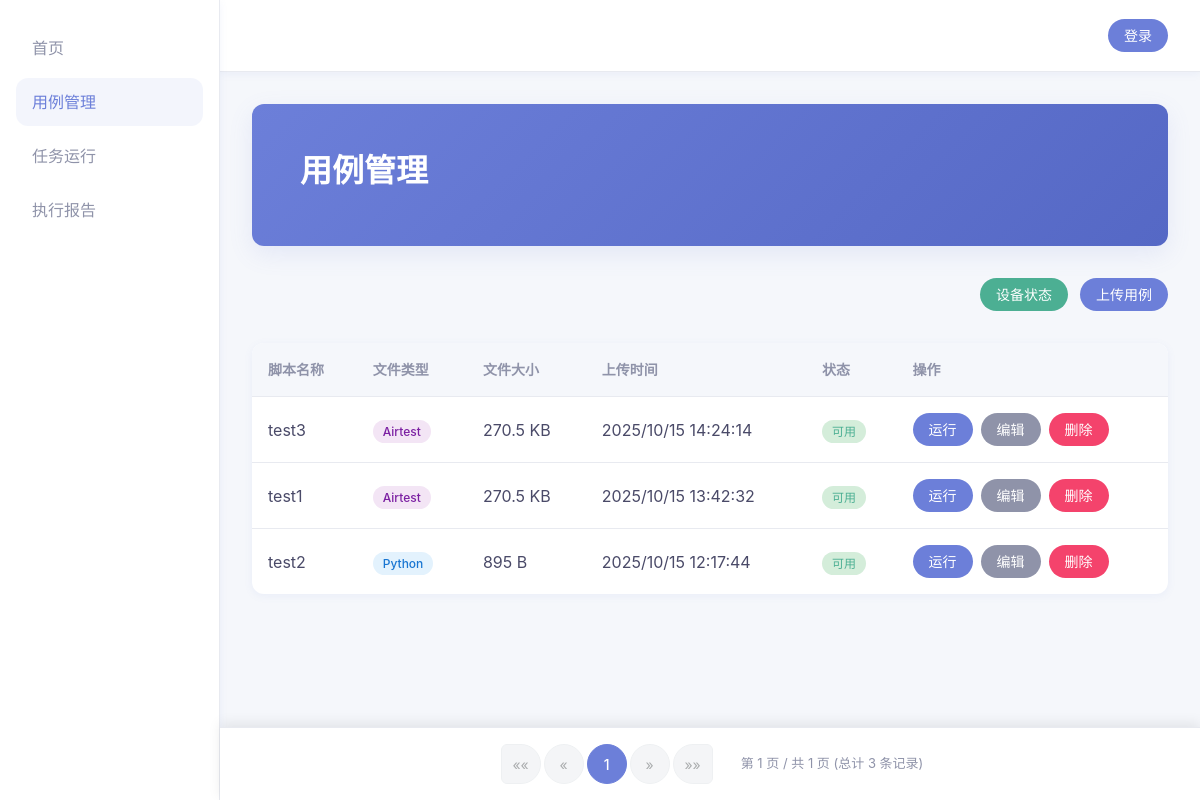
The page /cases/ on the database its author committed.
### cases/models.py (models this page shows, shortened)
class TestCase(models.Model):
    FILE_TYPE_CHOICES = [
        ('python', 'Python'),
        ('airtest', 'Airtest'),
    ]
    STATUS_CHOICES = [
        ('available', '可用'),
        ('unavailable', '不可用'),
        ('processing', '处理中'),
    ]
    name = models.CharField(max_length=255, verbose_name="脚本名称")
    file_path = models.CharField(max_length=500, verbose_name="文件路径")
    file_type = models.CharField(max_length=10, choices=FILE_TYPE_CHOICES, verbose_name="文件类型")
    file_size = models.IntegerField(verbose_name="文件大小(字节)")
    upload_time = models.DateTimeField(default=timezone.now, verbose_name="上传时间")
    status = models.CharField(max_length=20, choices=STATUS_CHOICES, default='processing', verbose_name="状态")
    class Meta:
        verbose_name = "测试用例"
        verbose_name_plural = "测试用例"
        ordering = ['-upload_time']
    def get_file_size_display(self):
        if self.file_size < 1024:
            return f"{self.file_size} B"
        elif self.file_size < 1024 * 1024:
            return f"{self.file_size / 1024:.1f} KB"
        else:
            return f"{self.file_size / (1024 * 1024):.1f} MB"

### cases/views.py (the view, shortened to what this page needs)
# urls.py: path('', views.case_list, name='case_list'),          # 用例管理首页
def case_list(request):
    form = TestCaseUploadForm()
    all_cases = TestCase.objects.all()
    paginator = Paginator(all_cases, 10)  # 每页显示10条
    page = request.GET.get('page', 1)
    try:
        cases = paginator.page(page)
    except PageNotAnInteger:
        cases = paginator.page(1)
    except EmptyPage:
        cases = paginator.page(paginator.num_pages)
    all_devices = []
    device_stats = {
        "total": 0,
        "online": 0,
        "offline": 0,
        "android": 0,
        "ios": 0,
    }
    return render(request, 'cases/case_list.html', {
        "cases": cases,
        "nav": "cases",
        "stats": device_stats,
        "devices": all_devices,
        "form": form
    })

### templates/cases/case_list.html (shortened to what this page needs)
{% extends 'base.html' %}
{% load static %}
{% block extra_css %}
<link rel="stylesheet" href="{% static 'cases/css/cases.css' %}">
{% endblock %}
{% block banner %}
<section class="banner">
    <h1>用例管理</h1>
</section>
{% endblock %}
{% block content %}
<div class="page-actions">
    <button class="btn btn-success rounded-pill" data-bs-toggle="modal" data-bs-target="#deviceModal">设备状态</button>
    <button class="btn btn-primary rounded-pill" data-bs-toggle="modal" data-bs-target="#uploadModal">上传用例</button>
</div>
<table class="data-table">
    <thead>
        <tr>
            <th>脚本名称</th>
            <th>文件类型</th>
            <th>文件大小</th>
            <th>上传时间</th>
            <th>状态</th>
            <th>操作</th>
        </tr>
    </thead>
    <tbody>
        {% for case in cases %}
        <tr>
            <td>{{ case.name }}</td>
            <td>
                <span class="file-type-badge {{ case.file_type }}">
                    {{ case.get_file_type_display }}
                </span>
            </td>
            <td>{{ case.get_file_size_display }}</td>
            <td>{{ case.upload_time|date:"Y/m/d H:i:s" }}</td>
            <td>
                <span class="status {{ case.status }}">
                    {{ case.get_status_display }}
                </span>
            </td>
            <td class="actions">
                <button class="btn btn-blue run-btn" data-id="{{ case.id }}" data-name="{{ case.name }}">运行</button>
                <button class="btn btn-gray edit-btn" data-id="{{ case.id }}" data-name="{{ case.name }}" data-status="{{ case.status }}">编辑</button>
                <button class="btn btn-red delete-btn" data-id="{{ case.id }}" data-name="{{ case.name }}">删除</button>
            </td>
        </tr>
        {% empty %}
        <tr>
            <td colspan="6" class="text-center text-muted py-4">
                暂无测试用例，请点击"上传用例"按钮上传。
            </td>
        </tr>
        {% endfor %}
    </tbody>
</table>
{% include 'components/pagination.html' with page_obj=cases aria_label='用例列表分页' %}
{% endblock %}

### static/css/core.css (style rules this page uses)
:root { --primary: #6c7fd9; --primary-dark: #5568c5; --success: #4caf93; --warning: #ffb74d; --danger: #f4436c; --bg: #f5f7fb; --card-bg: #ffffff; --text: #4a4a68; --muted: #8f93a9; --border: #e8eaf0; --shadow-sm: 0 2px 8px rgba(108, 127, 217, 0.08); --shadow-lg: 0 8px 24px rgba(108, 127, 217, 0.12); --radius: 12px; }
body { margin: 0; font-family: "Inter", -apple-system, BlinkMacSystemFont, "Segoe UI", Roboto, "Helvetica Neue", Arial, sans-serif; background: var(--bg); color: var(--text); -webkit-font-smoothing: antialiased; }
.banner { background: linear-gradient(135deg, var(--primary) 0%, var(--primary-dark) 100%); color: #fff; padding: 48px; border-radius: var(--radius); box-shadow: var(--shadow-lg); margin-bottom: 32px; }
.banner h1 { margin: 0 0 8px; font-size: 2rem; font-weight: 600; }
.btn { border: none; border-radius: 20px; padding: 6px 16px; font-size: 14px; cursor: pointer; transition: all .2s; }
.btn-primary { background: var(--primary); color: #fff; }
.btn-success { background: var(--success); color: #fff; }

### static/cases/css/cases.css (style rules this page uses)
.page-actions { display: flex; justify-content: flex-end; gap: 12px; margin-bottom: 32px; }
.btn { border: none; border-radius: 20px; padding: 6px 16px; font-size: 14px; cursor: pointer; transition: all .2s; }
.btn-primary { background: var(--primary); color: #fff; }
.btn-success { background: var(--success); color: #fff; }
.btn-blue { background: var(--primary); color: #fff; }
.btn-gray { background: #8f93a9; color: #fff; }
.btn-red { background: var(--danger); color: #fff; }
.data-table { width: 100%; border-collapse: separate; border-spacing: 0; background: var(--card-bg); border-radius: var(--radius); box-shadow: var(--shadow-sm); overflow: hidden; }
.data-table th, .data-table td { padding: 16px; text-align: left; border-bottom: 1px solid var(--border); }
.data-table th { background: var(--bg); font-weight: 600; color: var(--muted); font-size: 14px; }
.data-table tr:last-child td { border-bottom: none; }
.data-table td.actions { display: flex; gap: 8px; }
.status { padding: 4px 10px; border-radius: 20px; font-size: 12px; font-weight: 500; }
.status.available { background: #d4edda; color: var(--success); }
.file-type-badge { padding: 4px 10px; border-radius: 20px; font-size: 12px; font-weight: 500; }
.file-type-badge.python { background: #e3f2fd; color: #1976d2; }
.file-type-badge.airtest { background: #f3e5f5; color: #7b1fa2; }

### rows shown on the page
TestCase: name "test3", file_type "Airtest", file_size "270.5 KB", upload_time "2025/10/15 14:24:14", status "可用"
TestCase: name "test1", file_type "Airtest", file_size "270.5 KB", upload_time "2025/10/15 13:42:32", status "可用"
TestCase: name "test2", file_type "Python", file_size "895 B", upload_time "2025/10/15 12:17:44", status "可用"

### other values the page prints
{{ num }} "1"
{{ page_obj.number }} "1"
{{ page_obj.paginator.num_pages }} "1"
{{ page_obj.paginator.count }} "3"
